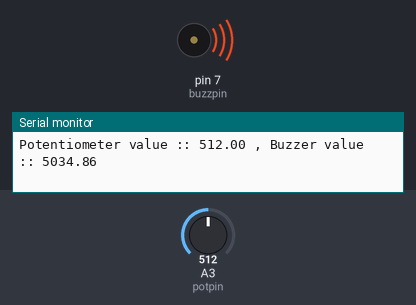
Simulated run of this sketch. Board: Arduino Uno, built with avr-gcc and run on an emulated ATmega328P. On the bench: buzzer (waves = sounding, pin HIGH), the last lines printed to the serial monitor. Inputs (shaded band) come from the test bench; at power-on: A3 (potpin) = 512.

Above: at 1.2 s.
1.3 s: A3 (potpin) set to 8
4.3 s: A3 (potpin) set to 5
At 5.1 s:
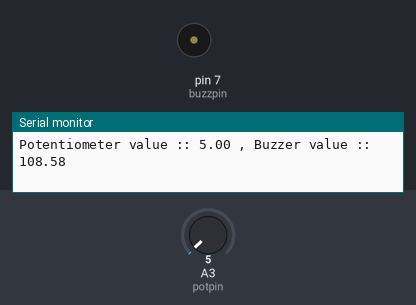
5.8 s: A3 (potpin) set to 1023
At 6.9 s:
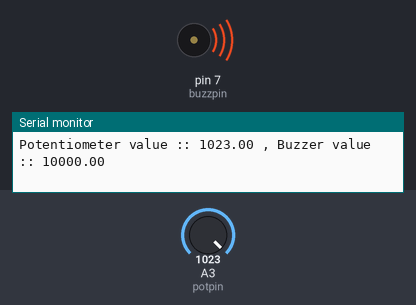
Timing chart, 0 to 8.8 s (numbered marks = the images above; inputs shaded):
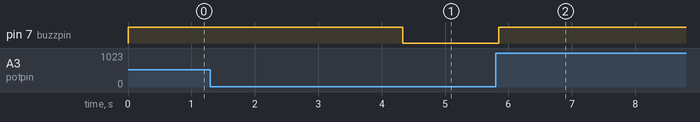

Measured:
- the behaviour switches between 7 and 6 on A3 (potpin) (found by bisection; images 0 and 1)
- after the input at 4.3 s, pin 7 (buzzpin): HIGH → LOW at once
- after the input at 5.8 s, pin 7 (buzzpin): LOW → HIGH after 0.05 s

The sketch:

code.ino
```cpp
int potpin = A3;
int buzzpin = 7;
float potval;
float buzzval;
String msg="Potentiometer value :: ";
String comma=" , ";
String msg2="Buzzer value :: ";
int dt = 500;
void setup()
{
  Serial.begin(9600);
  pinMode(buzzpin, OUTPUT);
  pinMode(potpin , INPUT);
}

void loop()
{
  potval = analogRead(potpin);
  buzzval = (9940./1023.)*(potval)+60;
  analogWrite(buzzpin, buzzval);
  delayMicroseconds(dt);
  Serial.print(msg);
  Serial.print(potval);
  Serial.print(comma);
  Serial.print(msg2);
  Serial.println(buzzval);
}
```
